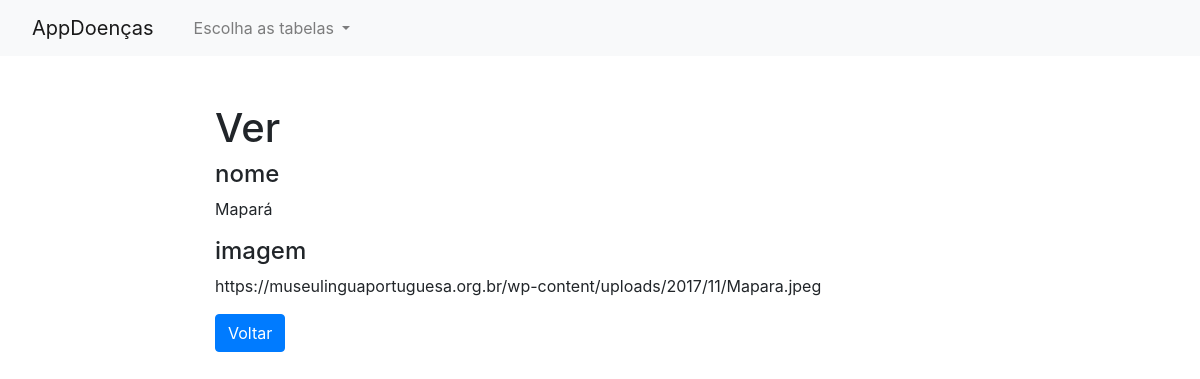
Screenshot of /especie-read.php?id=17 with the database file from the repository.
### tables this page shows
CREATE TABLE `especie` (
  `id` int(11) NOT NULL,
  `nome` text NOT NULL,
  `imagem` text NOT NULL
);

### especie-read.php (the view, shortened to what this page needs)
<?php
if(isset($_GET["id"]) && !empty($_GET["id"])){
    require_once "config.php";
    $sql = "SELECT * FROM especie WHERE id = ?";
    if($stmt = mysqli_prepare($link, $sql)){
        $param_id = trim($_GET["id"]);
		if (is_int($param_id)) $__vartype = "i";
		elseif (is_string($param_id)) $__vartype = "s";
		elseif (is_numeric($param_id)) $__vartype = "d";
		else $__vartype = "b";
        mysqli_stmt_bind_param($stmt, $__vartype, $param_id);
        if(mysqli_stmt_execute($stmt)){
            $result = mysqli_stmt_get_result($stmt);
            if(mysqli_num_rows($result) == 1){
                $row = mysqli_fetch_array($result, MYSQLI_ASSOC);
            } else{
                header("location: error.php");
                exit();
            }
        } else{
            echo "Tente novamente!<br>".$stmt->error;
        }
    }
} else{
    header("location: error.php");
    exit();
}
?>
<!DOCTYPE html>
<html lang="en">
<head>
    <link rel="stylesheet" href="https://stackpath.bootstrapcdn.com/bootstrap/4.5.0/css/bootstrap.min.css">
</head>
<?php require_once('navbar.php'); ?>
<body>
    <section class="pt-5">
        <div class="container-fluid">
            <div class="row">
                <div class="col-md-8 mx-auto">
                    <div class="page-header">
                        <h1>Ver</h1>
                    </div>
                     <div class="form-group">
                            <h4>nome</h4>
                            <p class="form-control-static"><?php echo $row["nome"]; ?></p>
                        </div><div class="form-group">
                            <h4>imagem</h4>
                            <p class="form-control-static"><?php echo $row["imagem"]; ?></p>
                        </div>
                    <p><a href="especie-index.php" class="btn btn-primary">Voltar</a></p>
                </div>
            </div>
        </div>
    </section>
</body>
</html>

### rows the page displays
especie: nome "Mapará", imagem "https://museulinguaportuguesa.org.br/wp-content/uploads/2017/11/Mapara.jpeg"
